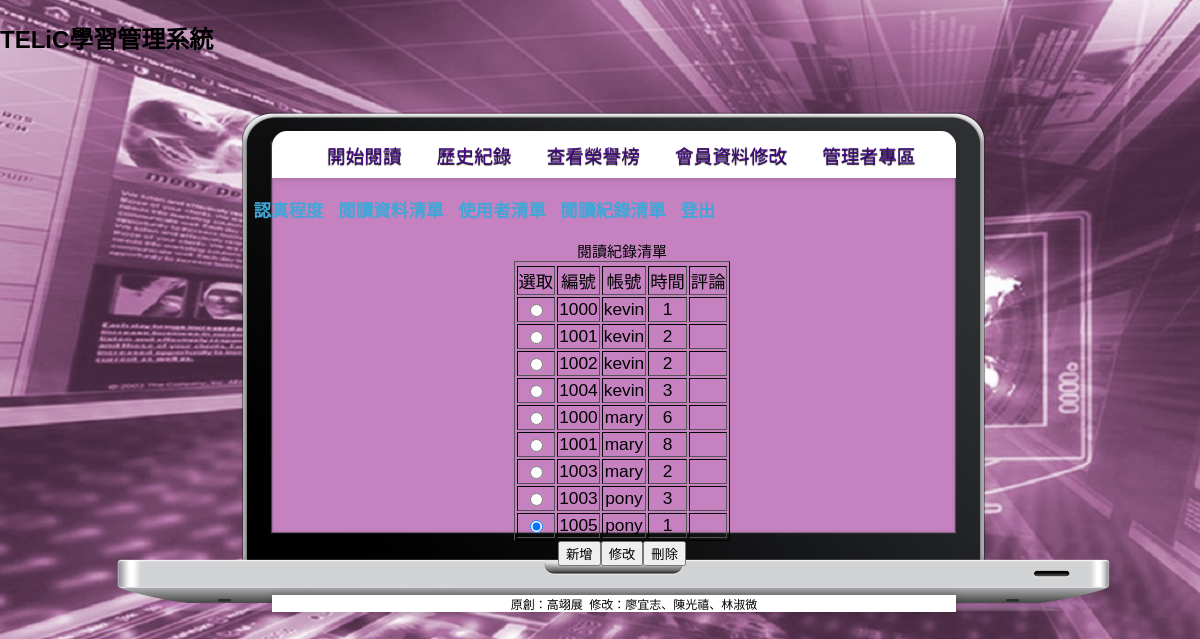
The app's page /record_list.php with its own data.
### tables this page shows
CREATE TABLE IF NOT EXISTS `record` (
  `account` varchar(20) NOT NULL,
  `serial` int(11) NOT NULL,
  `time` int(255) NOT NULL,
  `comments` longtext NOT NULL,
  PRIMARY KEY (`account`,`serial`)
);

### record_list.php (the view, shortened to what this page needs)
<!DOCTYPE html PUBLIC "-//W3C//DTD XHTML 1.0 Transitional//EN" "http://www.w3.org/TR/xhtml1/DTD/xhtml1-transitional.dtd">
<html xmlns="http://www.w3.org/1999/xhtml">
<head>
<link rel="stylesheet" type="text/css" href="css/style.css">
</head>
<body>
<h2>TELiC學習管理系統</h2>
	<br>
	<div id="main">
	<div id="menu">
	<nav>
	<ul>
		<li><a href="reading_connect.php">開始閱讀</a></li>
		<li><a href="record_connect.php">歷史紀錄</a></li>
		<li><a href="honor.php">查看榮譽榜</a></li>
		<li><a href="connect.php">會員資料修改</a></li>
		<li><a href="manager_connect.php">管理者專區</a></li>
	</ul>
	</nav>
	</div>
	<div id="CONTENT">
	<p>
		<h3>&nbsp;&nbsp;&nbsp;&nbsp;&nbsp;&nbsp;&nbsp;&nbsp;&nbsp;&nbsp;&nbsp;&nbsp;&nbsp;&nbsp;&nbsp;
		<a href="manager_connect.php">認真程度</a><a href="reading_list.php"></a><a href="member_list.php"></a><a href="record_list.php"></a><a href="logout.php"></a><br/></h3>
		<center>
		<?php
				$sql = "SELECT * FROM record";
				$result = mysql_query($sql);
				echo "<form name='recordform' method='post' action='admin_record_edit.php'>";
				echo "<table class='showall' border=1>";
				echo "<tr align=center><td>選取</td><td>編號</td><td>帳號</td><td>時間</td><td>評論</td></tr>";
				while($row = mysql_fetch_array($result)){
					echo "<tr align=center><td><input name='select2' type='radio' value=".$row['serial']."+".$row['account']." checked ></td>";
					echo "<td>".$row['serial']."</td>";
					echo "<td>".$row['account']."</td>";
					echo "<td>".$row['time']."</td>";
					echo "<td>".$row['comments']."</td>";
					echo "</tr>";
				}
				echo "</table>";
				echo "<input type='submit' name='button2' value='新增' />";
				echo "<input type='submit' name='button2' value='修改' />";
				echo "<input type='submit' name='button2' value='刪除' />";
				echo "</form>";
		?>
		</center>
		<br/>
		<br/>
	</p>
	</div>
	<div id="FOOTER">
		<nav>
		<center><ul><li>原創：高翊展&nbsp;&nbsp;修改：廖宜志、陳光禧、林淑微</li></ul></center>
		</nav>
	</div>
</div>
</body>
</html>

### CSS/style.css (style rules this page uses)
BODY { PADDING-RIGHT: 0px; PADDING-LEFT: 0px; PADDING-BOTTOM: 0px; MARGIN: 0px; PADDING-TOP: 0px; FONT-FAMILY: verdana, arial, times, georgia, sans-serif; BACKGROUND-COLOR:#B93B8F; background-image:url(004.jpg); background-repeat: no-repeat; background-position: 45.5% 18%; }
A { COLOR:#40a7d6 ; TEXT-DECORATION: none }
#menu ul { position: relative;top:20px;;left:16%; -webkit-border-radius: 15px 15px 0px 0px; font-size: 14pt; WIDTH:644px; background: #fff; box-shadow: 0 0 10px rgba(0, 0, 0, 0.2); white-space: nowrap; text-shadow:0px 1px 1px #000000; }
#menu ul li { position: relative; }
#menu ul li a { text-decoration: none; color: #460987; padding: 10px 15px; display: block; }
#menu ul li a:only-child { background: none; }
#menu nav > ul > li { display: inline-block; }
#main { position:relative;left:1%;right :100%; font-size:12px; BORDER-RIGHT: gray 0px groove; BORDER-TOP: gray 0px groove; MARGIN: 0px auto; BORDER-LEFT: gray 0px groove; WIDTH:1000px; BORDER-BOTTOM: gray 0px groove; min-height: 500px; height: auto; -webkit-border-radius: 15px 15px 0px 0px; border-radius: 15px 15px px px; background-image:url(000.png); }
#CONTENT { position:relative;left:1%;right :100%;top:20px; font-size:15px; BORDER-RIGHT: gray 0px groove; BORDER-TOP: gray 0px groove; MARGIN: 0px auto; BORDER-LEFT: gray 0px groove; WIDTH:1000px; BORDER-BOTTOM: gray 0px groove; min-height: 352px; height: auto; -webkit-border-radius: 15px 15px 0px 0px; }
#FOOTER ul { list-style:none; WIDTH:644px; background: #fff; box-shadow: 0 0 10px rgba(0, 0, 0, 0.2); white-space: nowrap; position: relative;left:0.2%; }
#FOOTER ul li { position: relative; }
.showall { font-size:13pt; border-color:black }

### records on screen
record: serial "1000", account "kevin", time "1"
record: serial "1001", account "kevin", time "2"
record: serial "1002", account "kevin", time "2"
record: serial "1004", account "kevin", time "3"
record: serial "1000", account "mary", time "6"
record: serial "1001", account "mary", time "8"
record: serial "1003", account "mary", time "2"
record: serial "1003", account "pony", time "3"
record: serial "1005", account "pony", time "1"
